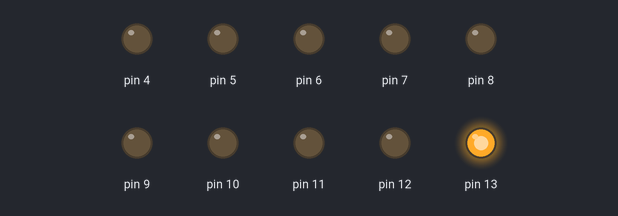
A sketch run on a simulated Arduino Uno, built with avr-gcc and run on an emulated ATmega328P. Shown: output pins drawn as LEDs (lit = HIGH).

Above: at 0.05 s.
At 0.65 s:
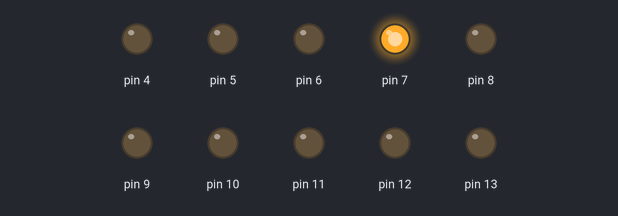
At 1.15 s:
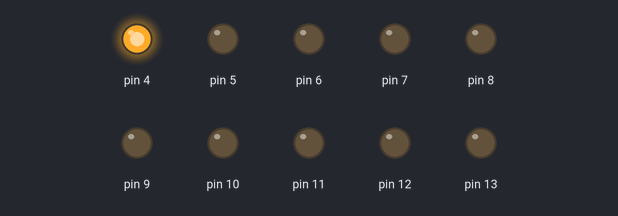
At 2.25 s:
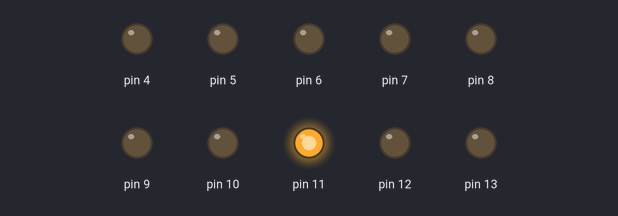
At 3.35 s:
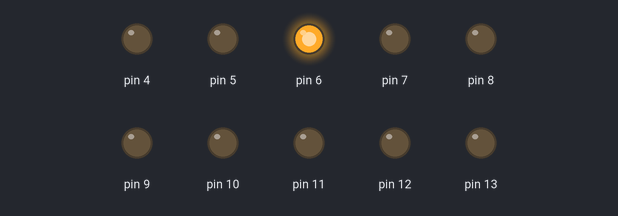
At 4.55 s:
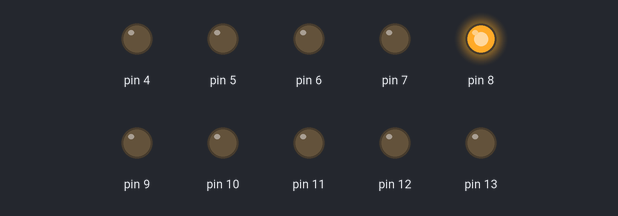
Timing chart, 0 to 4.8 s (numbered marks = the images above):
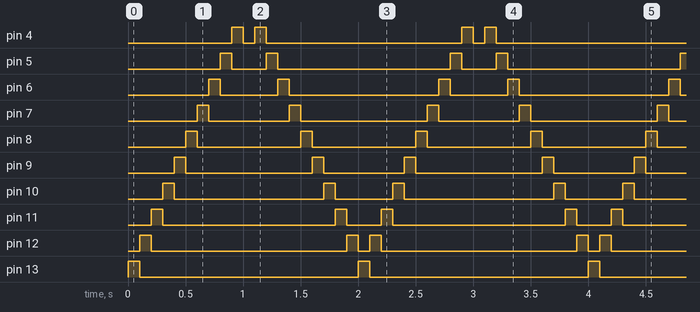

The sketch:

Auto_Increible.ino
```cpp
void setup () {
  for ( int i = 13; i > 3; i-- ) {
  	pinMode(i, OUTPUT);
  }

}

void loop () {
  for ( int i = 13; i > 3; i-- ) {
  	digitalWrite(i, HIGH);
    delay(100);
    digitalWrite(i, LOW);
  }

  for ( int i = 3; i < 13; i++ ) {
  	digitalWrite(i, HIGH);
    delay(100);
    digitalWrite(i, LOW);
  }
}
```

Measured:
- by itself, pin 4: repeats every 2.0 s: LOW 0.10 s, HIGH 0.10 s, LOW 1.7 s, HIGH 0.10 s
- by itself, pin 5: repeats every 2.0 s: LOW 0.30 s, HIGH 0.10 s, LOW 1.5 s, HIGH 0.10 s
- by itself, pin 6: repeats every 2.0 s: LOW 0.50 s, HIGH 0.10 s, LOW 1.3 s, HIGH 0.10 s
- by itself, pin 7: repeats every 2.0 s: LOW 0.70 s, HIGH 0.10 s, LOW 1.1 s, HIGH 0.10 s
- by itself, pin 8: alternates HIGH for 0.10 s and LOW for 0.90 s
- by itself, pin 9: repeats every 2.0 s: LOW 1.1 s, HIGH 0.10 s, LOW 0.70 s, HIGH 0.10 s
- by itself, pin 10: repeats every 2.0 s: LOW 1.3 s, HIGH 0.10 s, LOW 0.50 s, HIGH 0.10 s
- by itself, pin 11: repeats every 2.0 s: LOW 1.5 s, HIGH 0.10 s, LOW 0.30 s, HIGH 0.10 s
